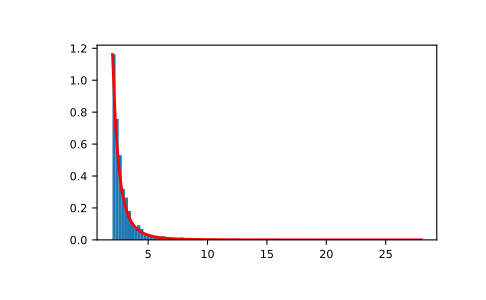

Write Python code to recreate this figure.
# Draw samples from the distribution:

a, m = 3., 2.  # shape and mode
s = (np.random.default_rng().pareto(a, 1000) + 1) * m

# Display the histogram of the samples, along with the probability
# density function:

import matplotlib.pyplot as plt
count, bins, _ = plt.hist(s, 100, density=True)
fit = a*m**a / bins**(a+1)
plt.plot(bins, max(count)*fit/max(fit), linewidth=2, color='r')
plt.show()
